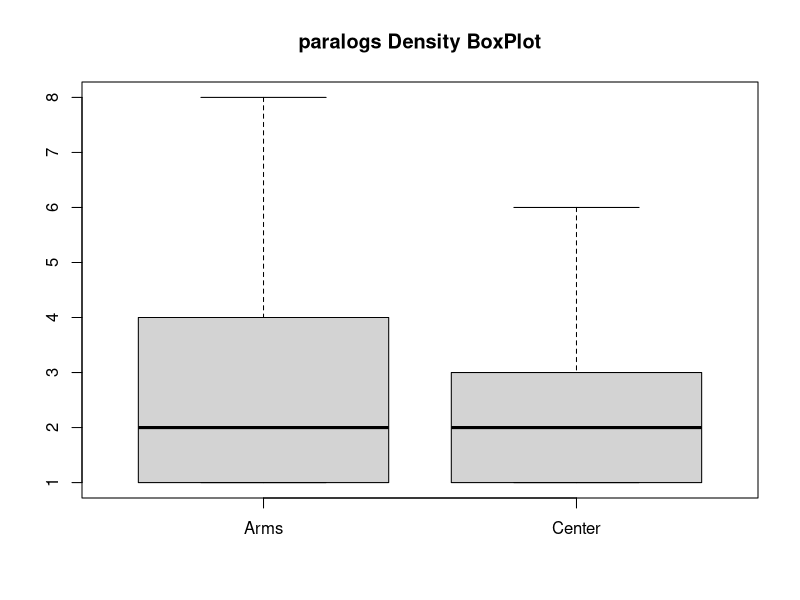

Reproduce this figure in R.
paralogsarms <- read.table("paralogs_arms.dat",header=T)
paralogsctr <- read.table("paralogs_center.dat",header=T)
pdf("paralogs.pdf")
boxplot(paralogsarms$TOTAL,paralogsctr$TOTAL,main="paralogs Density BoxPlot", outline=FALSE, names=c("Arms","Center"))
